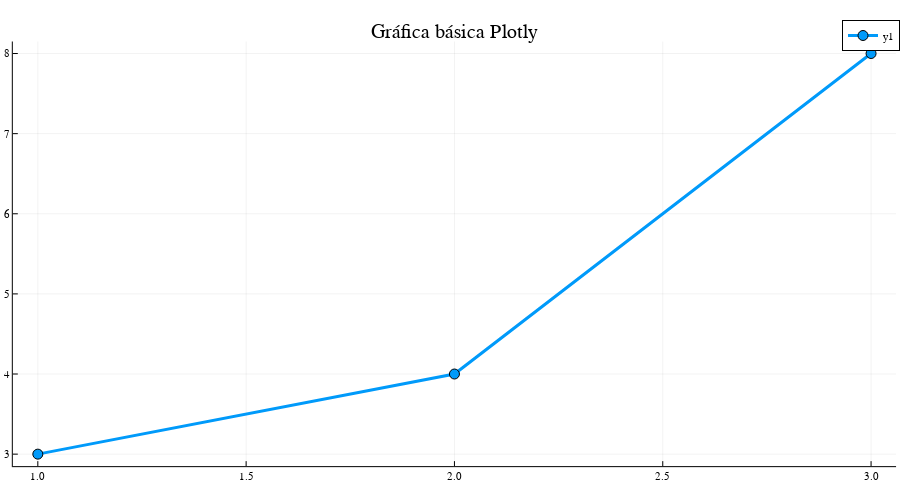

Notebook source saved alongside this figure:
### Code cell
# Gráfica sencilla
x = [1, 2, 3]
y = [3, 4, 8]
plot(x, y, title="Gráfica básica Plotly", marker = 5, lw = 3)

### Figure 1 — Plotly figure (JSON) as saved in the notebook; plotly's stock layout.template omitted (floating-point values rounded to 4 significant figures)
{"data": [{"colorbar": {"title": ""}, "legendgroup": "y1", "line": {"color": "rgba(0, 154, 250, 1.000)", "dash": "solid", "shape": "linear", "width": 3}, "marker": {"color": "rgba(0, 154, 250, 1.000)", "line": {"color": "rgba(0, 0, 0, 1.000)", "width": 1}, "size": 10, "symbol": "circle"}, "mode": "lines+markers", "name": "y1", "showlegend": true, "type": "scatter", "x": [1, 2, 3], "xaxis": "x", "y": [3, 4, 8], "yaxis": "y", "zmax": null, "zmin": null}], "layout": {"annotations": [{"font": {"color": "rgba(0, 0, 0, 1.000)", "family": "sans-serif", "size": 20}, "rotation": 0, "showarrow": false, "text": "Gráfica básica Plotly", "x": 0.5049, "xanchor": "center", "xref": "paper", "y": 1, "yanchor": "top", "yref": "paper"}], "height": 500, "legend": {"bgcolor": "rgba(255, 255, 255, 1.000)", "bordercolor": "rgba(0, 0, 0, 1.000)", "borderwidth": 1, "font": {"color": "rgba(0, 0, 0, 1.000)", "family": "sans-serif", "size": 11}, "title": {"font": {"color": "rgba(0, 0, 0, 1.000)", "family": "sans-serif", "size": 15}, "text": ""}, "tracegroupgap": 0, "traceorder": "normal", "x": 1, "xanchor": "auto", "y": 1, "yanchor": "auto"}, "margin": {"b": 20, "l": 0, "r": 0, "t": 20}, "paper_bgcolor": "rgba(255, 255, 255, 1.000)", "plot_bgcolor": "rgba(255, 255, 255, 1.000)", "showlegend": true, "width": 900, "xaxis": {"anchor": "y", "domain": [0.01425, 0.9956], "gridcolor": "rgba(0, 0, 0, 0.100)", "gridwidth": 0.5, "linecolor": "rgba(0, 0, 0, 1.000)", "mirror": false, "range": [0.94, 3.06], "showgrid": true, "showline": true, "showticklabels": true, "tickangle": 0, "tickcolor": "rgb(0, 0, 0)", "tickfont": {"color": "rgba(0, 0, 0, 1.000)", "family": "sans-serif", "size": 11}, "tickmode": "array", "ticks": "inside", "ticktext": ["1.0", "1.5", "2.0", "2.5", "3.0"], "tickvals": [1, 1.5, 2, 2.5, 3], "title": "", "titlefont": {"color": "rgba(0, 0, 0, 1.000)", "family": "sans-serif", "size": 15}, "type": "-", "visible": true, "zeroline": false, "zerolinecolor": "rgba(0, 0, 0, 1.000)"}, "yaxis": {"anchor": "x", "domain": [0.0301, 0.9532], "gridcolor": "rgba(0, 0, 0, 0.100)", "gridwidth": 0.5, "linecolor": "rgba(0, 0, 0, 1.000)", "mirror": false, "range": [2.85, 8.15], "showgrid": true, "showline": true, "showticklabels": true, "tickangle": 0, "tickcolor": "rgb(0, 0, 0)", "tickfont": {"color": "rgba(0, 0, 0, 1.000)", "family": "sans-serif", "size": 11}, "tickmode": "array", "ticks": "inside", "ticktext": ["3", "4", "5", "6", "7", "8"], "tickvals": [3, 4, 5, 6, 7, 8], "title": "", "titlefont": {"color": "rgba(0, 0, 0, 1.000)", "family": "sans-serif", "size": 15}, "type": "-", "visible": true, "zeroline": false, "zerolinecolor": "rgba(0, 0, 0, 1.000)"}}}
